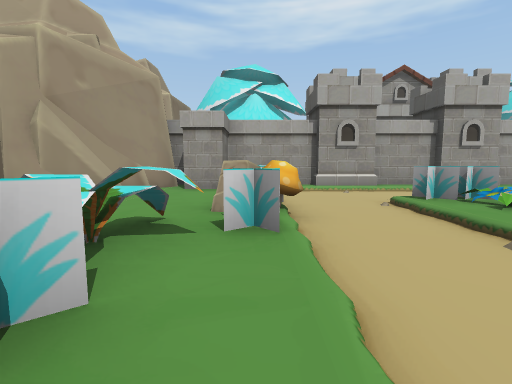
view 1 (above)

20 first-person views from a walk through a Unity game level. The camera is 1.3 m above the floor, tilts 6° down and sees 85° across. The floor is counted in squares, 2 m on a side. Each view is taken from the middle of a square. On the plan, view 1 faces up. The plan holds only what a view shows up to about 9 squares ahead; the rest is blank. The place goes on beyond the plan. The player is left out.

view 2
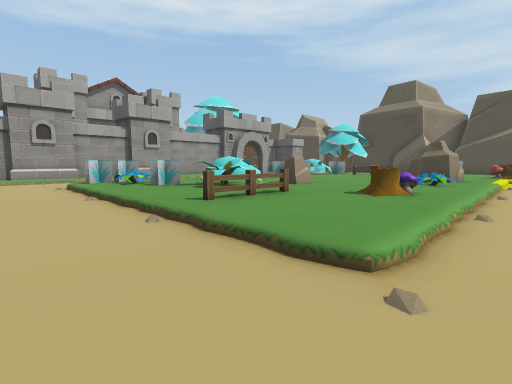

view 3
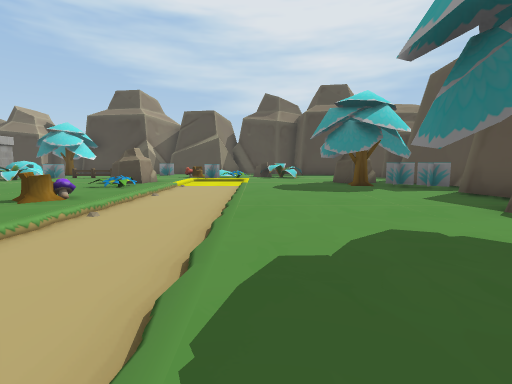

view 4
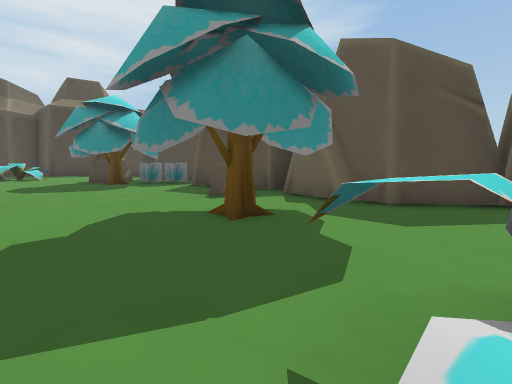

view 5
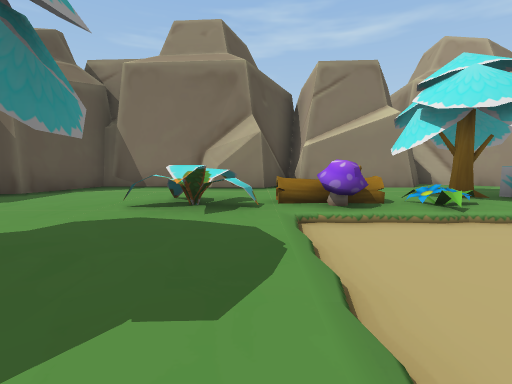

view 6
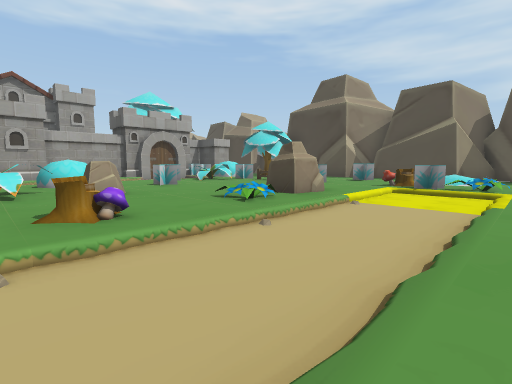

view 7
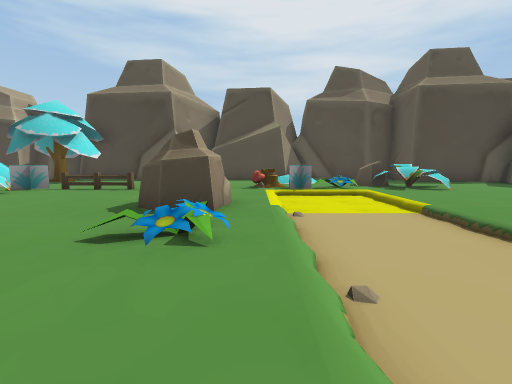

view 8
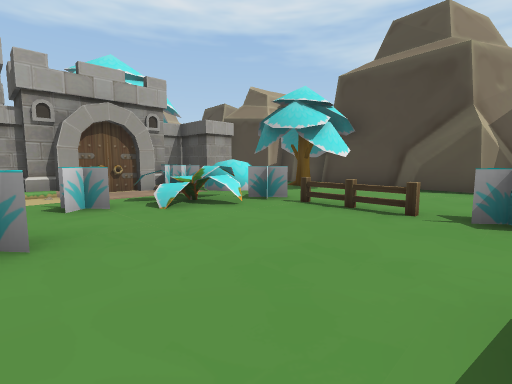

view 9
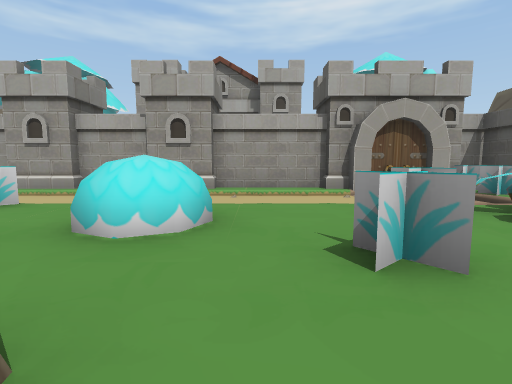

view 10
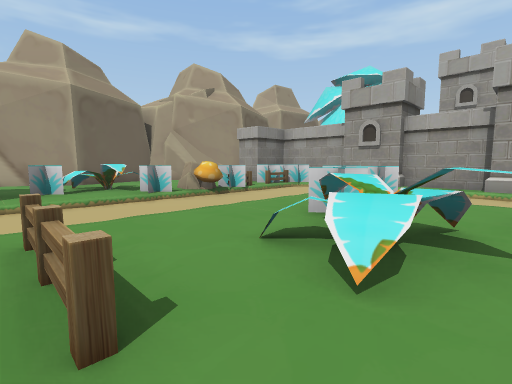

view 11
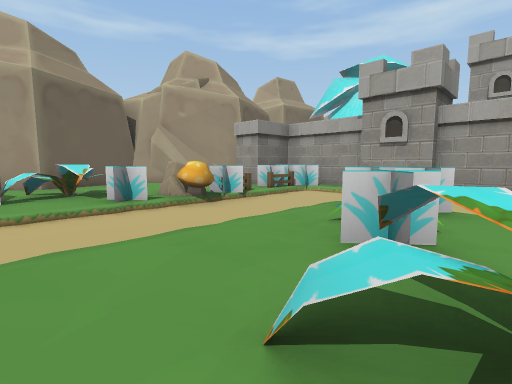

view 12
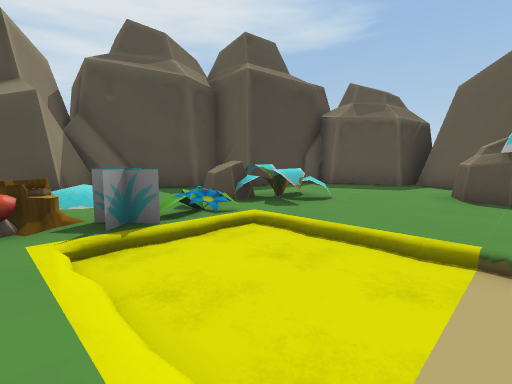

view 13
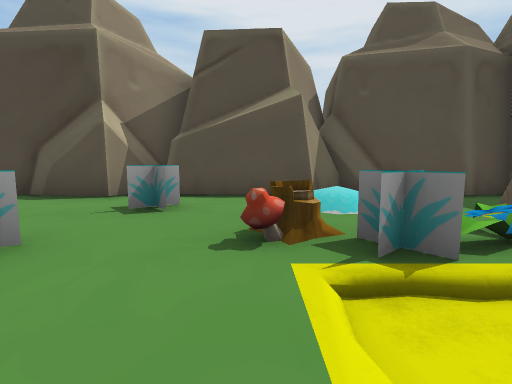

view 14
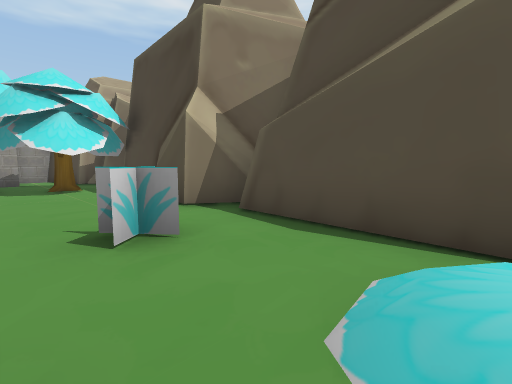

view 15
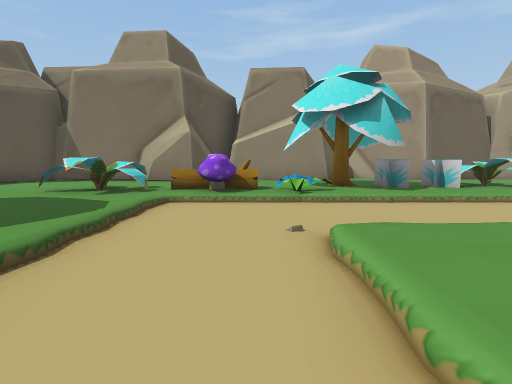

view 16
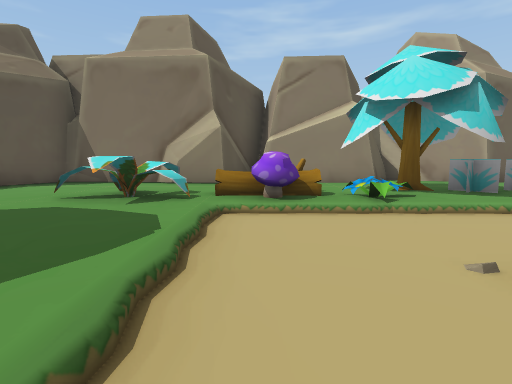

view 17
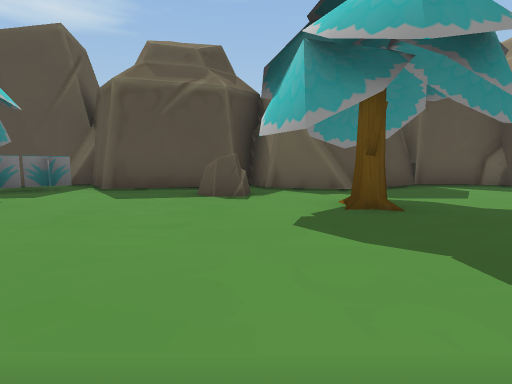

view 18
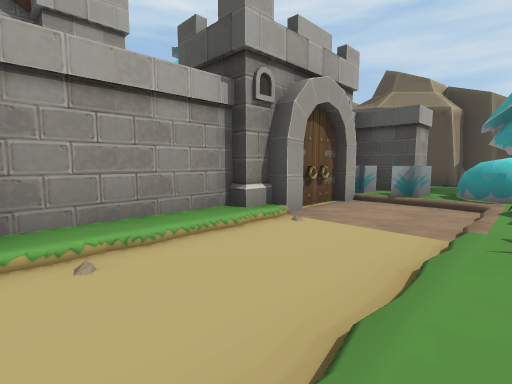

view 19
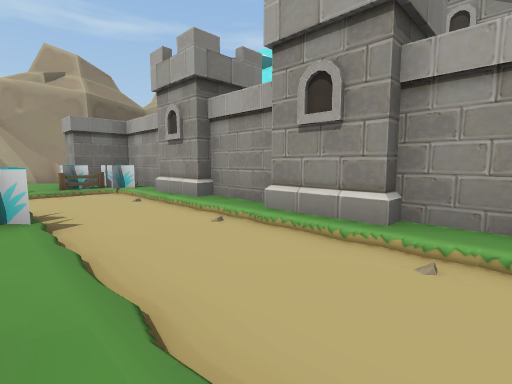

view 20
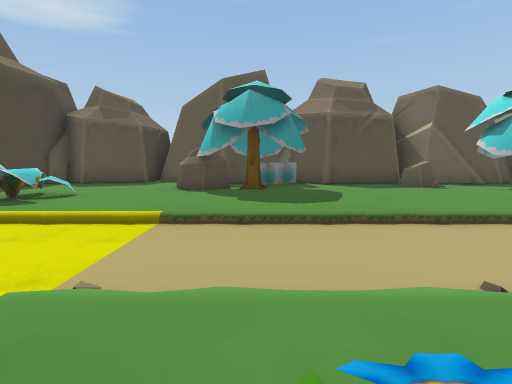

### Floor plan
Key: @ floor where view 1 was taken; # wall or solid block; . main floor; - floor 0.25 m lower than the main floor; B building; M mushroom; F flower; E fence; S stump; T tree; O other object.
Columns run from 5 left of view 1 to 18 right of it. Each row starts with its distance up from view 1.
 10        BB B
  9   ###    #B ####   ###
  8   #.####B..##..#O###.#
  7   #.#EO-----------.#.##
  6  ##...------------....#
  5  #..OO--OO.......OO.T.#
  4  #..MO--.F.O...O..O...#
  3  #..OO--.OO...O.....T.#
  2  #....--..........E...#
  1 ##..O.--....O.....E...#
  0 #...O@--.EE.......O...##
 -1 ##..T.--..MS.F.OO...O.#
 -2  #...F--.........MS...#
 -3  #..S.------------O.O.#
 -4 ##   M------------F..  #
 -5  ##...............OO...#
 -6  ##.O.................##
 -7  #......TT.....T......#
 -8  #............TOO....##
 -9  #.......OO..OO......#
-10  ###..#######.###..###
-11    ####  #  ########

Where each view was taken, in squares from view 1:
view 1: 0 up, 0 right, facing up
view 2: 3 down, 1 right, facing up-right
view 3: 5 down, 1 right, facing right
view 4: 5 down, 0 right, facing down-right
view 5: 5 down, 4 right, facing left
view 6: 5 down, 5 right, facing up-right
view 7: 2 down, 6 right, facing right
view 8: 0 up, 9 right, facing up-right
view 9: 1 up, 8 right, facing up
view 10: 0 up, 6 right, facing up-left
view 11: 1 up, 5 right, facing up-left
view 12: 2 down, 10 right, facing down-right
view 13: 2 down, 11 right, facing right
view 14: 3 down, 14 right, facing up-right
view 15: 3 down, 5 right, facing left
view 16: 4 down, 4 right, facing left
view 17: 4 down, 4 right, facing down
view 18: 5 up, 7 right, facing up-right
view 19: 5 up, 8 right, facing up-left
view 20: 1 down, 9 right, facing down
